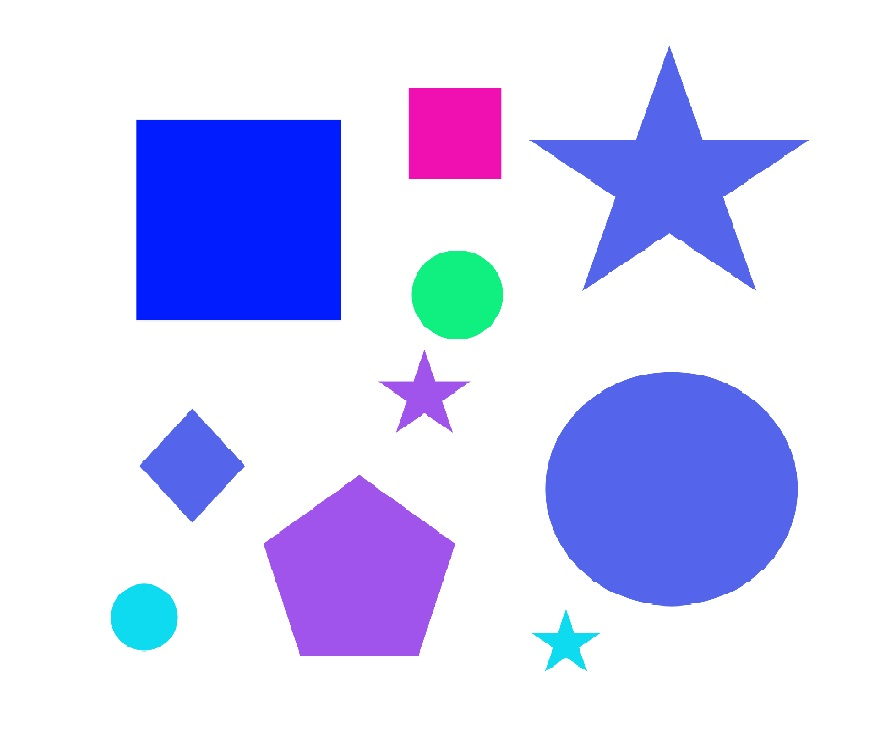
#> input picture shapesDetection/testShapes2.jpg, 879 x 733 px
$ python shapes.py
#> lines starting #> are read from the running program, lines starting #| are printed output that depends on the picture; after the words box and inside, x2 and y2 are one past the last pixel; in counts of white or black regions, pixels touching at a corner belong together; long printed decimals are rounded
import cv2 as cv
import numpy as np

img = cv.imread('testShapes2.jpg')
#> img is the input picture: shape (733, 879, 3); mean B, G, R 249.1, 211.9, 210.6
imgR = img[1]
#> imgR = 879 rows, first 8: [255, 255, 255], [255, 255, 255], [255, 255, 255], [255, 255, 255], [255, 255, 255], [255, 255, 255], [255, 255, 255], [255, 255, 255]
cv.imshow("r",imgR)
imgGry = cv.cvtColor(img, cv.COLOR_RGB2GRAY)
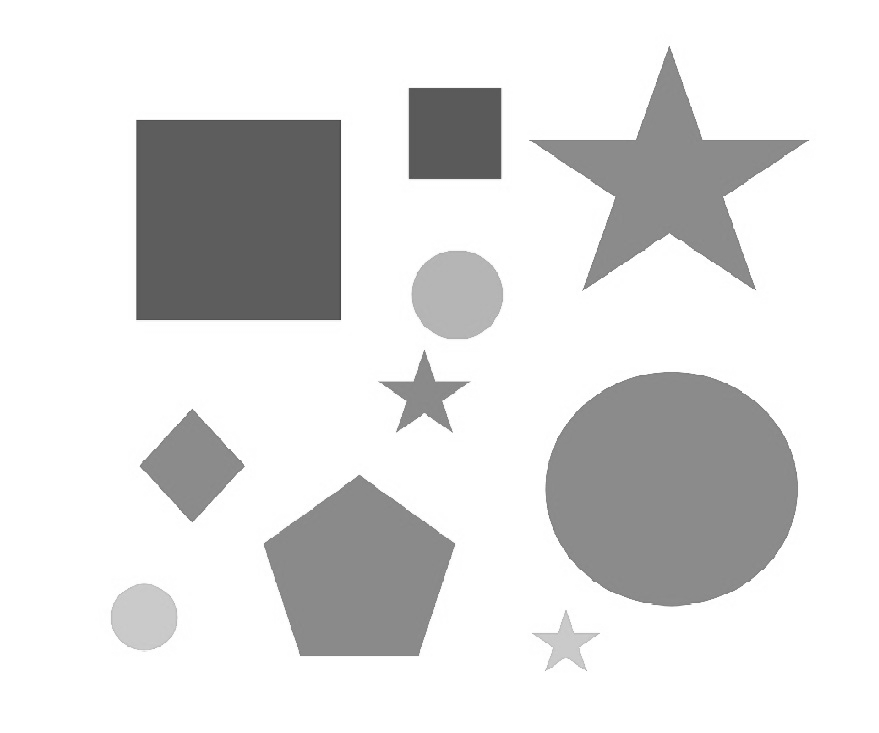
#> imgGry: shape (733, 879); min 69, max 255, mean 222.9
cv.imshow('gray',imgGry)

_, thrash = cv.threshold(imgGry, 159,255, cv.CHAIN_APPROX_NONE)
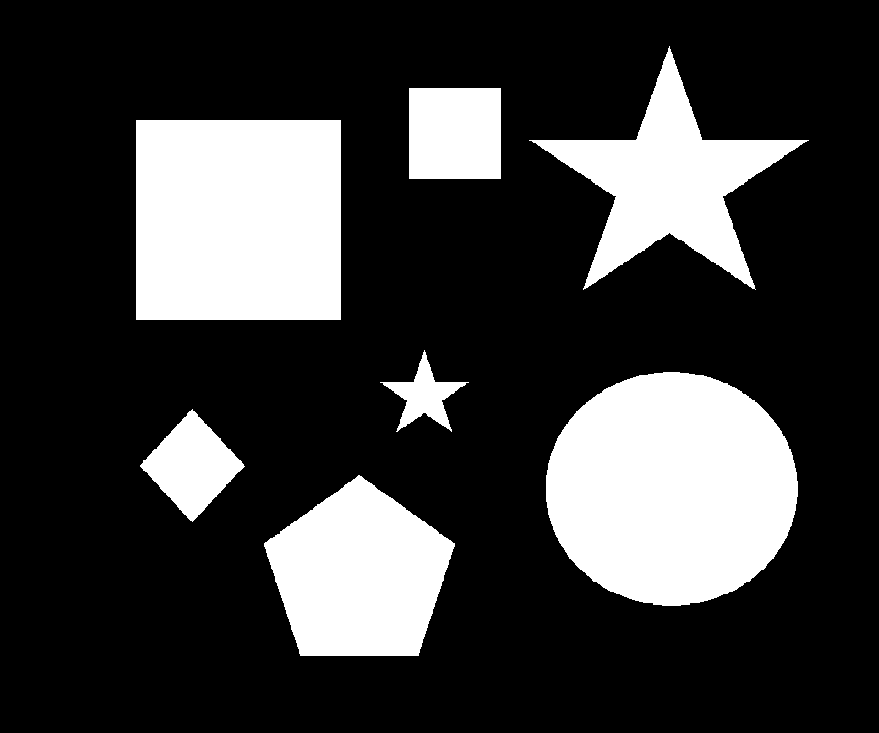
#> thrash: shape (733, 879); 23.3% white; 7 white regions
cv.imshow('trash', thrash)
contours , _ = cv.findContours(thrash, cv.RETR_TREE, cv.CHAIN_APPROX_NONE)
#> contours = 7 contours; box (x1, y1, x2, y2) and area: (546, 372, 798, 606) 45892, (136, 120, 341, 320) 40596, (264, 475, 455, 656) 23653, (529, 46, 809, 290) 21880, (409, 88, 501, 179) 8190, (140, 409, 245, 522) 5848, (380, 350, 469, 432) 2285

for contur in contours:
    approx = cv.approxPolyDP(contur, 0.01* cv.arcLength(contur, True), True)
    cv.drawContours(img, [approx], 0, (0,0,0), 5)
    x = approx.ravel()[0]
    y = approx.ravel()[1]
    if len(approx) == 3:
        cv.putText(img, "Triangle", (x, y), cv.FONT_HERSHEY_COMPLEX, 0.5, (0,0,0))
    elif len(approx) == 4:
        x, y, w, h = cv.boundingRect(approx)
        aspectRatio = float(w)/h
        print(aspectRatio)
        x = int(x + w / 2)
        y = int(y + h / 2)
        if aspectRatio >= 0.95 and aspectRatio < 1.05:
            cv.putText(img, "Square", (x, y), cv.FONT_HERSHEY_COMPLEX, 0.5, (0,0,255))
        else:
            cv.putText(img, "rectangle", (x, y), cv.FONT_HERSHEY_COMPLEX, 0.5, (0,0,255))
    elif len(approx) == 5:
        cv.putText(img, "Pentagon", (x, y), cv.FONT_HERSHEY_COMPLEX, 0.5, (0,0,0))
    elif len(approx) == 10:
        cv.putText(img, "Star", (x, y), cv.FONT_HERSHEY_COMPLEX, 0.5, (0,0,0))
    else:
        cv.putText(img, "Circle", (x, y), cv.FONT_HERSHEY_COMPLEX, 0.5, (0,0,0))
#> this loop made 7 passes
#> (approx, x, y, w, h, aspectRatio) on passes 2, 5, 6: ([[192, 409], [140, 465], [192, 521], [244, 466]], 192, 465, 105, 113, 0.929), ([[136, 120], [136, 319], [340, 319], [340, 120]], 238, 220, 205, 200, 1.02), ([[409, 88], [409, 178], [500, 178], [500, 88]], 455, 133, 92, 91, 1.01)
#> (x, y) on passes 1, 3, 4, 7: (264, 543), (639, 375), (468, 382), (808, 140)
#| 0.9292
#| 1.025
#| 1.011
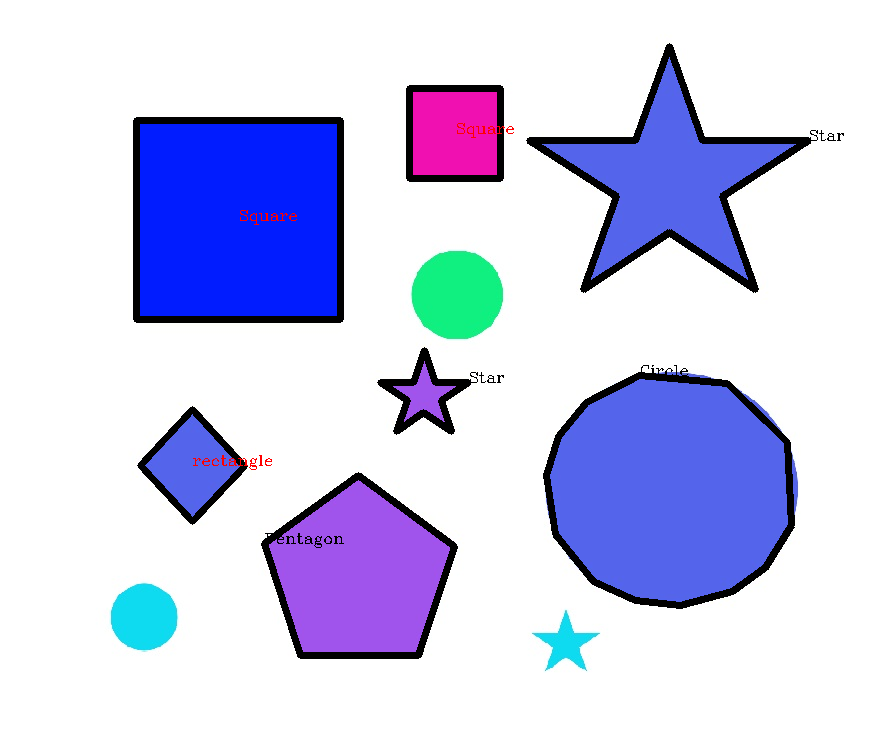
#> img: shape (733, 879, 3); 4.64% of pixels changed, all inside (x1, y1, x2, y2) = (133, 43, 844, 659)

cv.imshow('shapes_detection', img)
cv.waitKey(0)
cv.destroyAllWindows()
